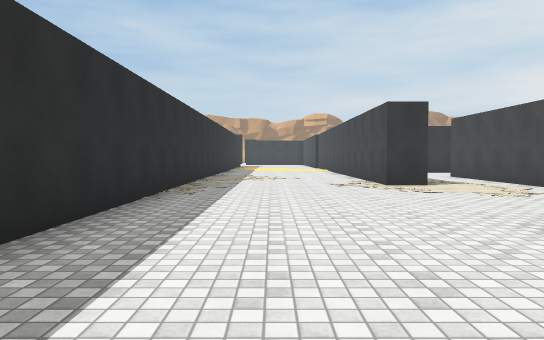
[1] (above)

20 first-person views from a walk through a scene from a Unity 3-D project. The camera is 1.3 m above the floor, tilts 2° down and sees 70° across. The floor is counted in squares, 2 m on a side. Each view is taken from the middle of a square. On the plan, view 1 faces up. The plan holds only what a view shows up to about 11 squares ahead; the rest is blank. The place goes on beyond the plan. The player is left out. Some animated figures are not drawn. Surface patterns are stand-ins for the level's own textures.

[2]
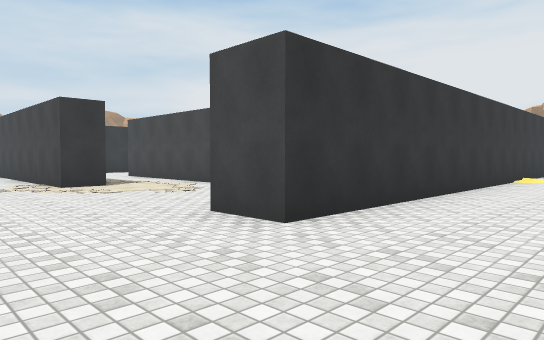

[3]
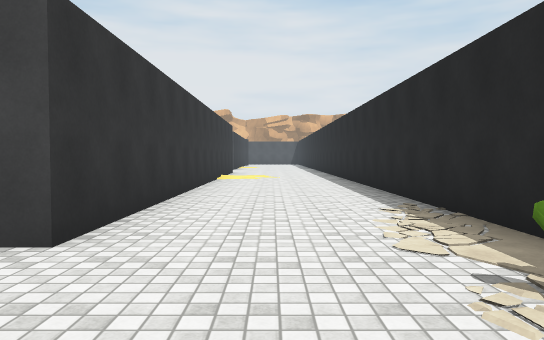

[4]
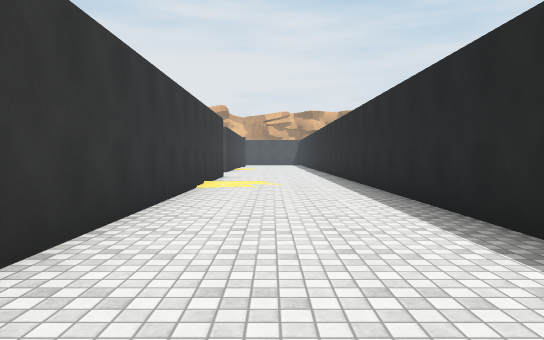

[5]
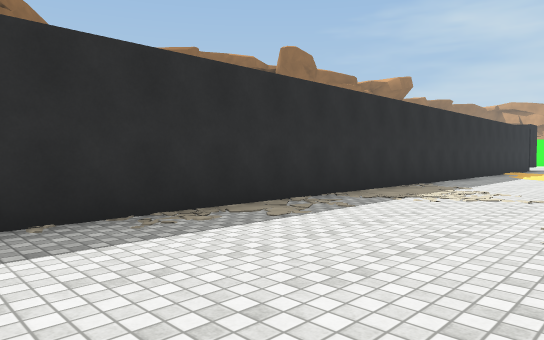

[6]
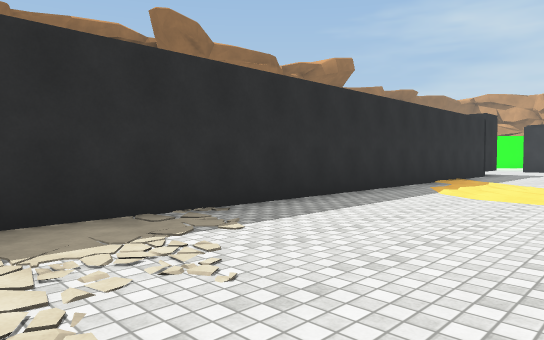

[7]
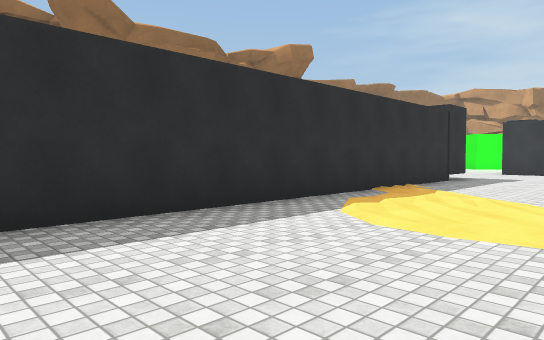

[8]
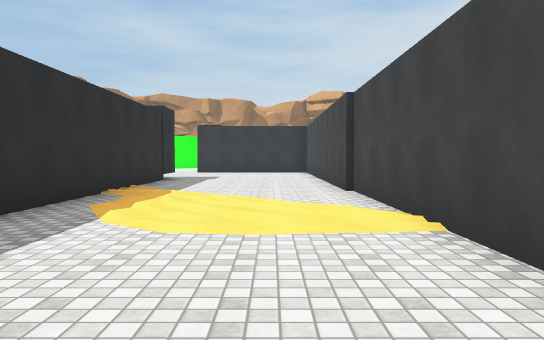

[9]
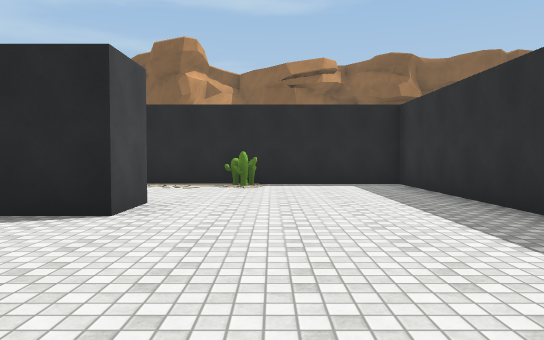

[10]
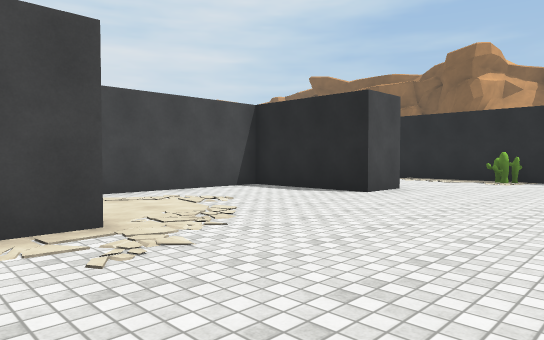

[11]
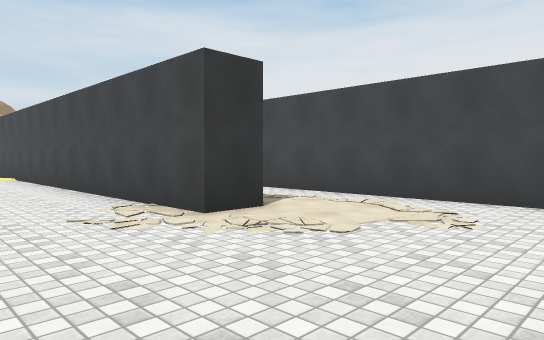

[12]
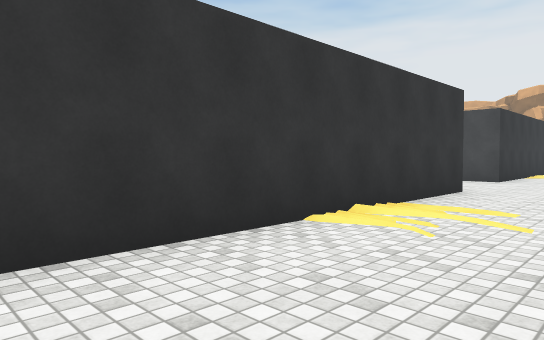

[13]
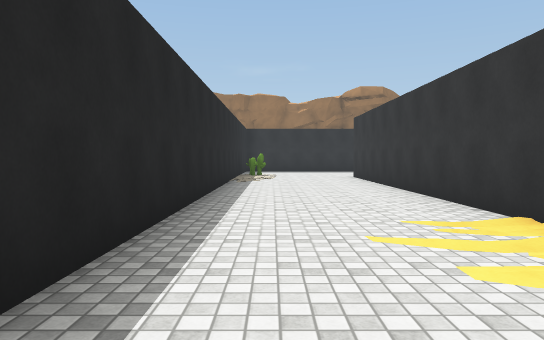

[14]
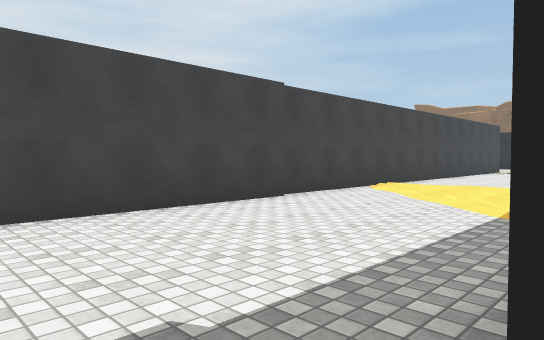

[15]
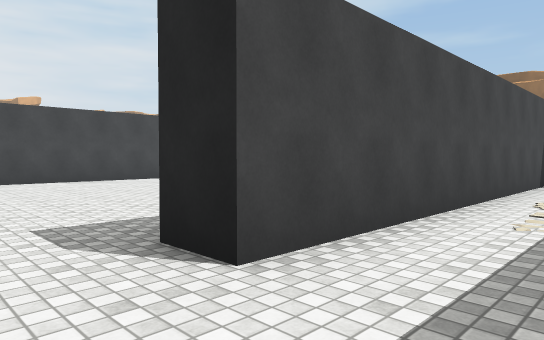

[16]
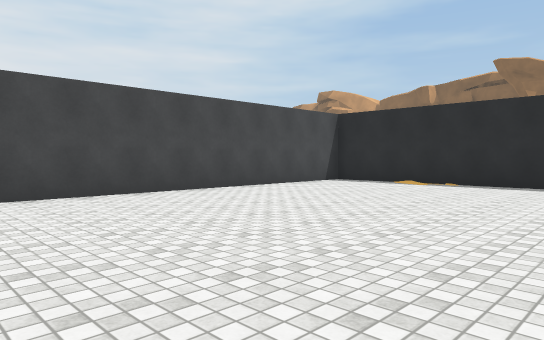

[17]
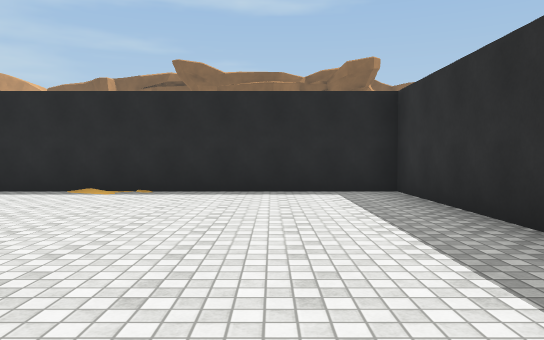

[18]
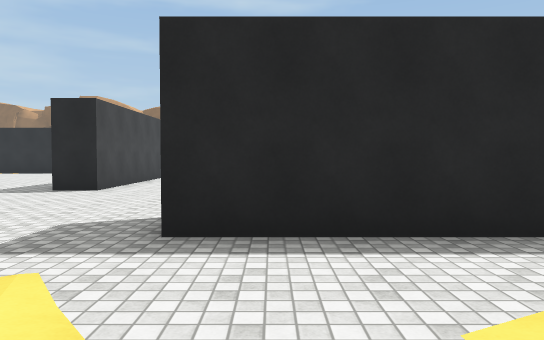

[19]
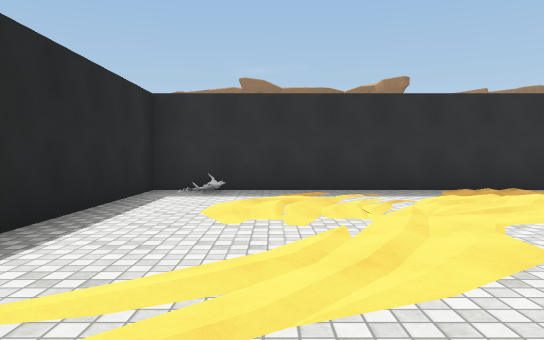

[20]
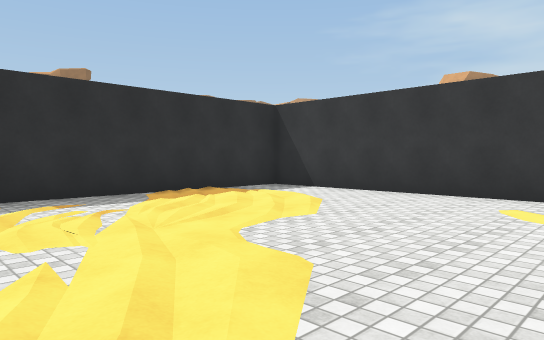

### Floor plan
Points are (right, up) in squares from view 1. A wall is a line through its corners. A room is listed if a view was taken in it or the views show most of it. See-through windows are left out.
Room 1 (views 1, 2, 3, 4, 5, 6, 7, 8, 9, 10, 11, 12, 13, 14)
walls: (3.5, 8.6) (2.5, 8.6) (2.5, 25.2); (15.5, 2.6) (2.7, 2.6) (2.7, 3.8) (5.8, 3.8) (5.8, 7.5); (-2, 25.6) (-2, -1.1) (14, -1.1)
ways out: opening at (4.5, 8.5) to room 2
objects: cactus (2, -1)
Room 2 (views 15, 16, 17, 18, 19, 20)
walls: (6.5, 7.8) (6.5, 3.8) (14.5, 3.8) (14.5, 12.2) (15.5, 12.2); (5.8, 7.5) (5.8, 12.5) (6.8, 12.5); (11.9, 25.6) (6.5, 25.6) (6.5, 16.7) (12, 16.7)
ways out: opening at (4.5, 8.5) to room 1

Where each view was taken, in squares from view 1:
view 1: 0 up, 0 right, facing up
view 2: 0 up, 0 right, facing up-right
view 3: 1 up, 0 right, facing right
view 4: 1 up, 3 right, facing right
view 5: 5 up, 2 right, facing up-left
view 6: 11 up, 2 right, facing up-left
view 7: 14 up, 2 right, facing up-left
view 8: 14 up, 1 right, facing up
view 9: 8 up, 1 right, facing down
view 10: 10 up, 1 left, facing down-right
view 11: 5 up, 0 right, facing up-right
view 12: 0 up, 8 right, facing up-right
view 13: 0 up, 15 right, facing left
view 14: 26 up, 2 left, facing down-right
view 15: 14 up, 4 right, facing down-right
view 16: 13 up, 8 right, facing down-right
view 17: 11 up, 9 right, facing down
view 18: 20 up, 11 right, facing down
view 19: 19 up, 14 right, facing left
view 20: 19 up, 13 right, facing up-left
